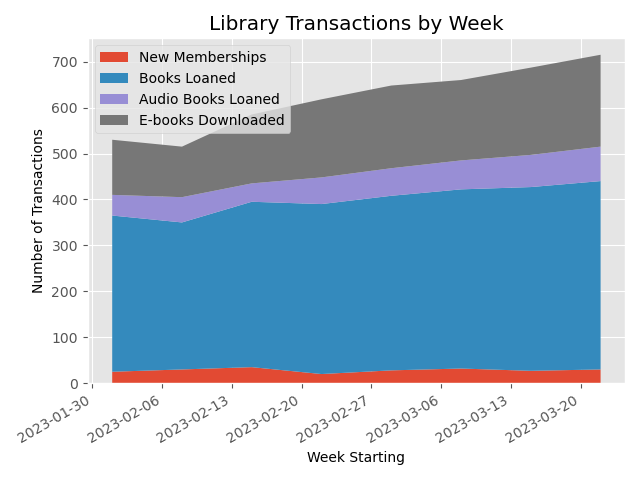

Reproduce this figure in Python.

import matplotlib.pyplot as plt
import matplotlib.dates as mdates
from datetime import datetime

# Sample data provided
data = [
    {'Week': '2023-02-01 to 2023-02-07', 'New Memberships': 25, 'Books Loaned': 340, 'Audio Books Loaned': 45, 'E-books Downloaded': 120},
    {'Week': '2023-02-08 to 2023-02-14', 'New Memberships': 30, 'Books Loaned': 320, 'Audio Books Loaned': 55, 'E-books Downloaded': 110},
    {'Week': '2023-02-15 to 2023-02-21', 'New Memberships': 35, 'Books Loaned': 360, 'Audio Books Loaned': 40, 'E-books Downloaded': 150},
    {'Week': '2023-02-22 to 2023-02-28', 'New Memberships': 20, 'Books Loaned': 370, 'Audio Books Loaned': 58, 'E-books Downloaded': 170},
    {'Week': '2023-03-01 to 2023-03-07', 'New Memberships': 28, 'Books Loaned': 380, 'Audio Books Loaned': 60, 'E-books Downloaded': 180},
    {'Week': '2023-03-08 to 2023-03-14', 'New Memberships': 32, 'Books Loaned': 390, 'Audio Books Loaned': 63, 'E-books Downloaded': 175},
    {'Week': '2023-03-15 to 2023-03-21', 'New Memberships': 27, 'Books Loaned': 400, 'Audio Books Loaned': 70, 'E-books Downloaded': 190},
    {'Week': '2023-03-22 to 2023-03-28', 'New Memberships': 30, 'Books Loaned': 410, 'Audio Books Loaned': 75, 'E-books Downloaded': 200}
]

# Extract data for plotting
weeks = [i['Week'].split(' to ')[0] for i in data]  # Using the start of the week for plotting
dates = [datetime.strptime(w, '%Y-%m-%d') for w in weeks]
memberships = [i['New Memberships'] for i in data]
books_loaned = [i['Books Loaned'] for i in data]
audio_books_loaned = [i['Audio Books Loaned'] for i in data]
ebooks_downloaded = [i['E-books Downloaded'] for i in data]

# Set the locator for the x-axis to show each week date
locator = mdates.WeekdayLocator(byweekday=mdates.MO)
formatter = mdates.DateFormatter('%Y-%m-%d')

fig, ax = plt.subplots()

# Stackplot
ax.stackplot(dates, memberships, books_loaned, audio_books_loaned, ebooks_downloaded, labels=['New Memberships', 'Books Loaned', 'Audio Books Loaned', 'E-books Downloaded'])

# Formatting x-axis with the date
ax.xaxis.set_major_locator(locator)
ax.xaxis.set_major_formatter(formatter)

# Beautify the x-labels
plt.gcf().autofmt_xdate()

# Add labels and title
plt.title('Library Transactions by Week')
plt.xlabel('Week Starting')
plt.ylabel('Number of Transactions')

# Add legend
plt.legend(loc='upper left')

# Show plot
plt.tight_layout()
plt.show()
